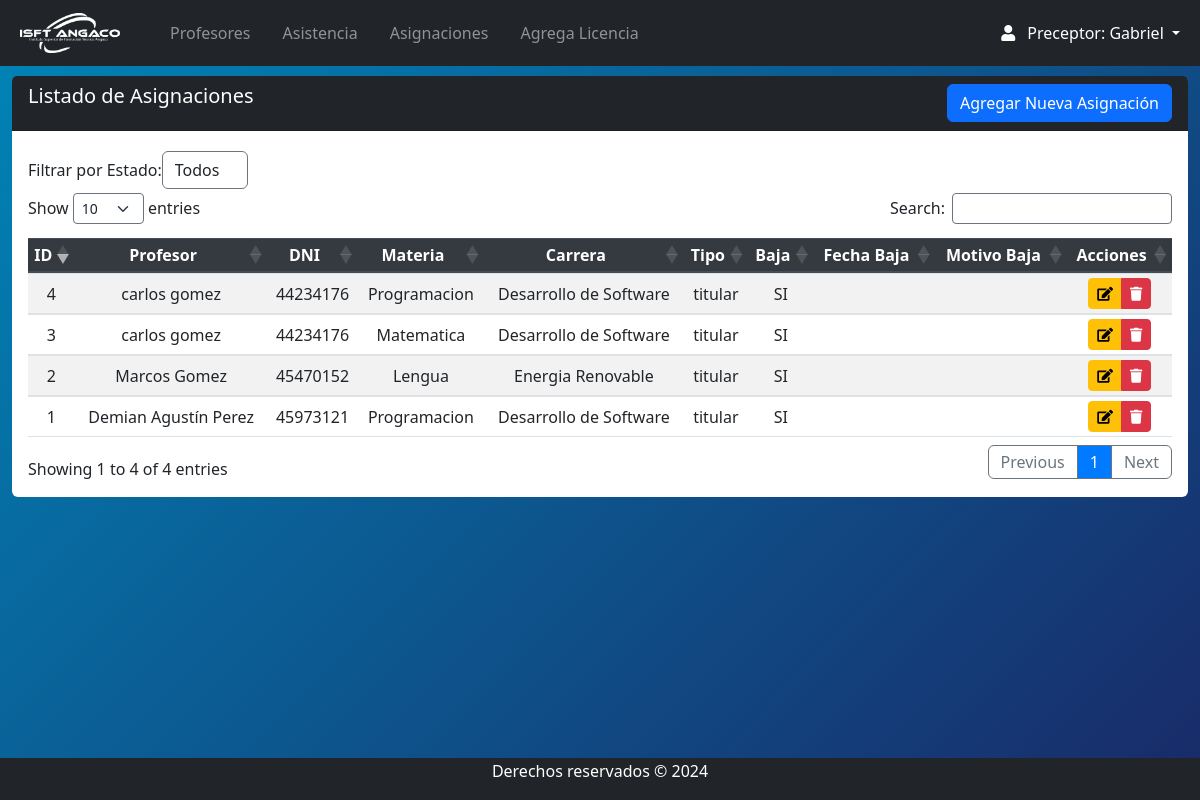
The page /Views/preceptor/dicta_index.php (signed in) on the database as committed earlier.
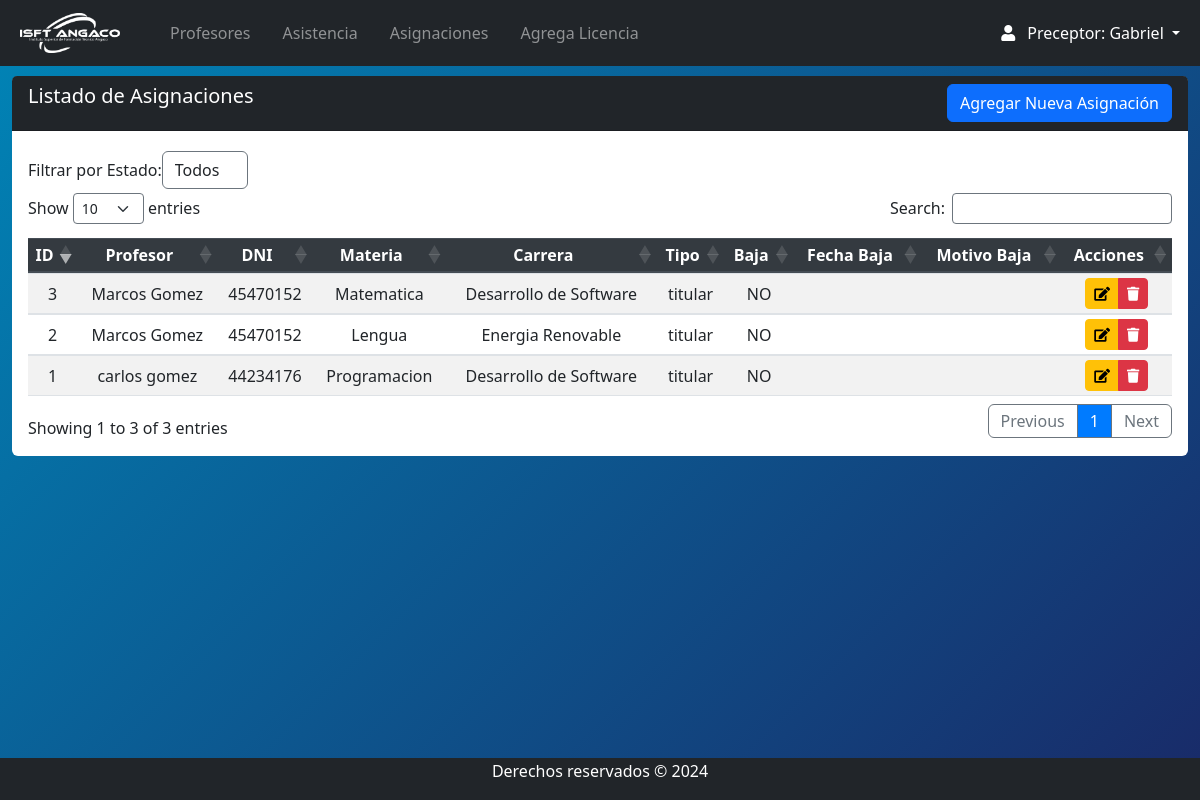
The same page on the database as committed later.
### tables this page shows
CREATE TABLE `dicta` (
  `id` int(11) NOT NULL,
  `usuario_id` int(11) DEFAULT NULL,
  `FKmateria` int(11) DEFAULT NULL,
  `tipo` enum('titular','interino','suplente') NOT NULL,
  `Baja` enum('SI','NO') NOT NULL,
  `Fecha_baja` date DEFAULT NULL,
  `motivo_baja` varchar(255) DEFAULT NULL,
  `FK_carrera` int(11) DEFAULT NULL,
  `etapa` varchar(15) NOT NULL
);

CREATE TABLE `usuarios` (
  `id_usuario` int(11) NOT NULL,
  `nombre` varchar(255) NOT NULL,
  `apellido` varchar(255) NOT NULL,
  `dni` varchar(20) NOT NULL,
  `celular` varchar(20) DEFAULT NULL,
  `correo` varchar(255) NOT NULL,
  `password` varchar(255) DEFAULT NULL,
  `direccion` text DEFAULT NULL,
  `foto` varchar(255) DEFAULT NULL,
  `cv` varchar(255) DEFAULT NULL,
  `fechadeingreso` date NOT NULL,
  `fechadebaja` date DEFAULT NULL,
  `etapa` enum('Activo','Inactivo') NOT NULL DEFAULT 'Activo',
  `id_rol` int(11) DEFAULT NULL
);

CREATE TABLE `asignaturas` (
  `id` int(11) NOT NULL,
  `nombre` varchar(255) NOT NULL,
  `cantidaddehoras` int(11) NOT NULL,
  `FK_carrera` int(11) NOT NULL,
  `etapa` enum('Activo','Inactivo') DEFAULT 'Activo'
);

CREATE TABLE `carreras` (
  `id` int(11) NOT NULL,
  `nombre` varchar(255) NOT NULL,
  `descripcion` varchar(255) NOT NULL,
  `etapa` varchar(15) NOT NULL
);

### Views/preceptor/dicta_index.php (the view, shortened to what this page needs)
<?php
include("../../conn/connection.php");
include("navbar.php");
$db->setAttribute(PDO::ATTR_ERRMODE, PDO::ERRMODE_EXCEPTION);
$etapa = isset($_GET['etapa']) ? $_GET['etapa'] : 'Todos';
$sql = "SELECT d.id, CONCAT(u.nombre, ' ', u.apellido) AS nombre_profesor, u.dni AS dni_profesor, m.nombre AS nombre_materia, c.nombre AS nombre_carrera, d.tipo, d.Baja, d.Fecha_baja, d.motivo_baja, d.etapa
        FROM dicta d
        INNER JOIN usuarios u ON d.usuario_id = u.id_usuario
        INNER JOIN asignaturas m ON d.FKmateria = m.id
        INNER JOIN carreras c ON d.FK_carrera = c.id";
$sql .= " ORDER BY d.id DESC";
$stmt = $db->prepare($sql);
try {
    $stmt->execute();
    $resultado = $stmt->fetchAll(PDO::FETCH_ASSOC);
} catch (PDOException $e) {
    echo "Error en la consulta: " . $e->getMessage();
    exit;
}
?>
<section class="content mt-3">
    <div class="row m-auto">
        <div class="col-sm">
            <div class="card rounded-2 border-0">
                <div class="card-header bg-dark text-white pb-0">
                    <h5 class="d-inline-block">Listado de Asignaciones</h5>
                    <a class="btn btn-primary float-right mb-2" href="dicta_crea.php">Agregar Nueva Asignación</a>
                </div>
                <div class="card-body table-responsive">
                    <form method="get" action="dicta_index.php" class="form-inline justify-content-start my-1">
                        <div class="form-group">
                            <label for="etapa" class="label label-default">Filtrar por Estado: </label>
                            <select name="etapa" id="etapa" class="form-control" onchange="this.form.submit()">
                                <option value="Todos" <?php echo ($etapa === 'Todos') ? 'selected' : ''; ?>>Todos</option>
                            </select>
                        </div>
                    </form>
                    <?php if (empty($resultado)) : ?>
                        <div class="alert alert-info">No hay registros disponibles.</div>
                    <?php else : ?>
                        <table id="example" class="table table-striped table-sm" style="width:100%">
                            <thead class="thead-dark">
                                <tr>
                                    <th>ID</th>
                                    <th>Profesor</th>
                                    <th>DNI</th>
                                    <th>Materia</th>
                                    <th>Carrera</th>
                                    <th>Tipo</th>
                                    <th>Baja</th>
                                    <th>Fecha Baja</th>
                                    <th>Motivo Baja</th>
                                    <th>Acciones</th>
                                </tr>
                            </thead>
                            <tbody>
                                <?php foreach ($resultado as $row) : ?>
                                    <tr>
                                        <td><?php echo htmlspecialchars($row['id']); ?></td>
                                        <td><?php echo htmlspecialchars($row['nombre_profesor']); ?></td>
                                        <td><?php echo htmlspecialchars($row['dni_profesor']); ?></td>
                                        <td><?php echo htmlspecialchars($row['nombre_materia']); ?></td>
                                        <td><?php echo htmlspecialchars($row['nombre_carrera']); ?></td>
                                        <td><?php echo htmlspecialchars($row['tipo']); ?></td>
                                        <td><?php echo htmlspecialchars($row['Baja']); ?></td>
                                        <td><?php echo htmlspecialchars($row['Fecha_baja']); ?></td>
                                        <td><?php echo htmlspecialchars($row['motivo_baja']); ?></td>
                                        <td>
                                            <div class="btn-group">
                                                <a href="dicta_edit.php?id=<?php echo htmlspecialchars($row['id']); ?>" class="btn btn-warning btn-sm"><i class="fas fa-edit"></i></a>
                                                <?php if ($row['etapa'] === 'Inactivo') : ?>
                                                    <button class="btn btn-danger btn-sm" disabled><i class="fas fa-trash"></i></button>
                                                <?php else : ?>
                                                    <button class="btn btn-danger btn-sm" onclick="showBajaModal('<?php echo htmlspecialchars($row['id']); ?>')"><i class="fas fa-trash"></i></button>
                                                <?php endif; ?>
                                            </div>
                                        </td>
                                    </tr>
                                <?php endforeach; ?>
                            </tbody>
                        </table>
                    <?php endif; ?>
                </div>
            </div>
        </div>
    </div>
</section>
<?php require("footer.php"); ?>

Rows that differ between the two databases and show on the page:
removed dicta: id "4", nombre_profesor "carlos gomez", usuario.dni "44234176", FKmateria.nombre "Programacion", FK_carrera.nombre "Desarrollo de Software", tipo "titular", Baja "SI"
changed dicta "Matematica": nombre_profesor "carlos gomez" → "Marcos Gomez"; usuario.dni "44234176" → "45470152"; Baja "SI" → "NO"
changed dicta "Lengua": Baja "SI" → "NO"
changed dicta "Programacion": nombre_profesor "Demian Agustín Perez" → "carlos gomez"; usuario.dni "45973121" → "44234176"; Baja "SI" → "NO"
Other text that changed with them:
text written by a page script: "Show entries Search: Showing 1 to 4 of 4 entries Previous 1 Next" → "Show entries Search: Showing 1 to 3 of 3 entries Previous 1 Next"
